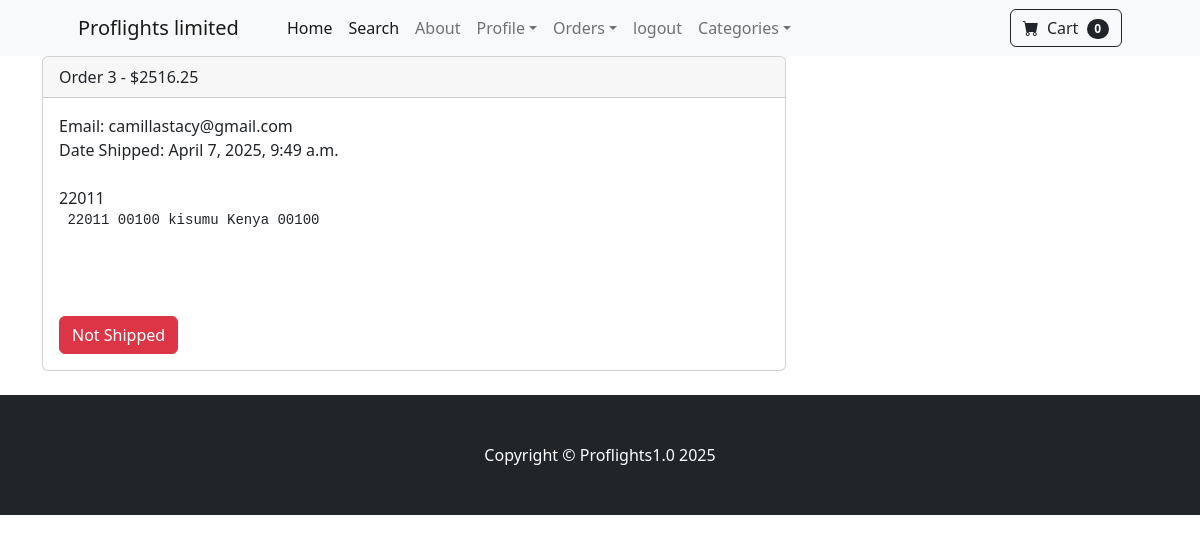
The page /payment/orders/3/ (signed in) on the database its author committed.
### payment/models.py (models this page shows, shortened)
class Order(models.Model):
    user = models.ForeignKey(User, on_delete=models.CASCADE, null=True, blank=True)
    full_name = models.CharField(max_length=255)
    email = models.CharField(max_length=255)
    shipping_address = models.TextField(max_length=15000)
    amount_paid = models.DecimalField(max_digits=7, decimal_places=2)
    date_ordered = models.DateTimeField(auto_now_add=True)
    shipped = models.BooleanField(default=False)
    date_shipped = models.DateTimeField(null=True, blank=True)

### payment/views.py (the view, shortened to what this page needs)
# urls.py: path('orders/<int:pk>/', views.orders, name="orders"),
def orders(request, pk):
    if request.user.is_authenticated and request.user.is_superuser:
        order = Order.objects.get(id=pk)
        items = OrderItem.objects.filter(order_id=pk)
        return render(request, "payment/orders.html", {'order':order, 'items':items})
    else:
            messages.success(request, "Access denied")
            return redirect('home')

### cart/cart.py (called while the page is built)
    def __len__(self):
        return len(self.cart)

### cart/context_processors.py (called while the page is built)
def cart(request):
    return{'cart': Cart(request)}

### payment/templates/payment/orders.html (shortened to what this page needs)
{% extends 'base.html' %}
{% block content %}
<div class="container">
    <div class="row">
        <cent>
            <div class="col-8">
                <div class="card">
                    <div class="card-header">
                      Order {{ order.id }} - ${{ order.amount_paid }}
                    </div>
                    <div class="card-body">
                        Email: {{ order.email }}<br/>
                        {% if order.date_shipped %}
                            Date Shipped: {{ order.date_shipped }}<br/>
                        {% else %}
                            Date Ordered: {{ order.date_ordered }}<br/>
                        {% endif %}
                        <br/>
                        {{ order.full_name }}<br/>
                        <pre> {{ order.shipping_address }}
                        </pre>
                        <br/><br/>
                        {% if not order.shipped %}
                        <form method="POST">
                            {% csrf_token %}
                            <input type="hidden" name="shipping_status" value="true">
                            <button type="submit" class="btn btn-success">Shipped</button>
                        </form>
                        {% else %}
                        <form method="POST">
                            <button type="submit" class="btn btn-danger">Not Shipped</button>
                        </form>
                        {% endif %}
                    </div>
                </div>
                <br/>
            </div>
        </div>
</div>
{% endblock %}

### rows shown on the page
Order: id "3", amount_paid "2516.25", email "camillastacy@gmail.com", date_shipped "April 7, 2025, 9:49 a.m.", full_name "22011", shipping_address "22011 00100 kisumu Kenya 00100"

### other values the page prints
{{ cart|length }} "0"
